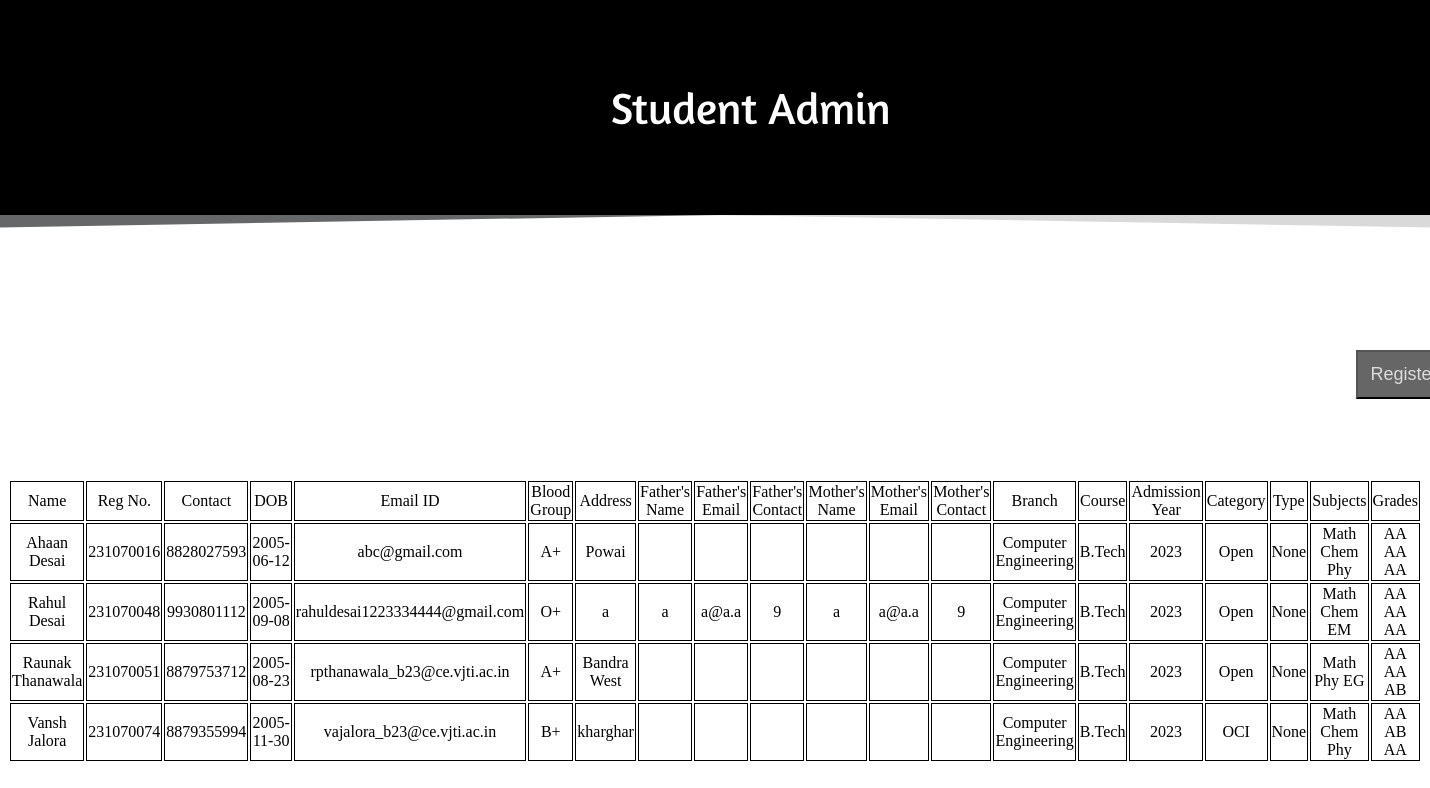
The app's page /student_admin, older data.
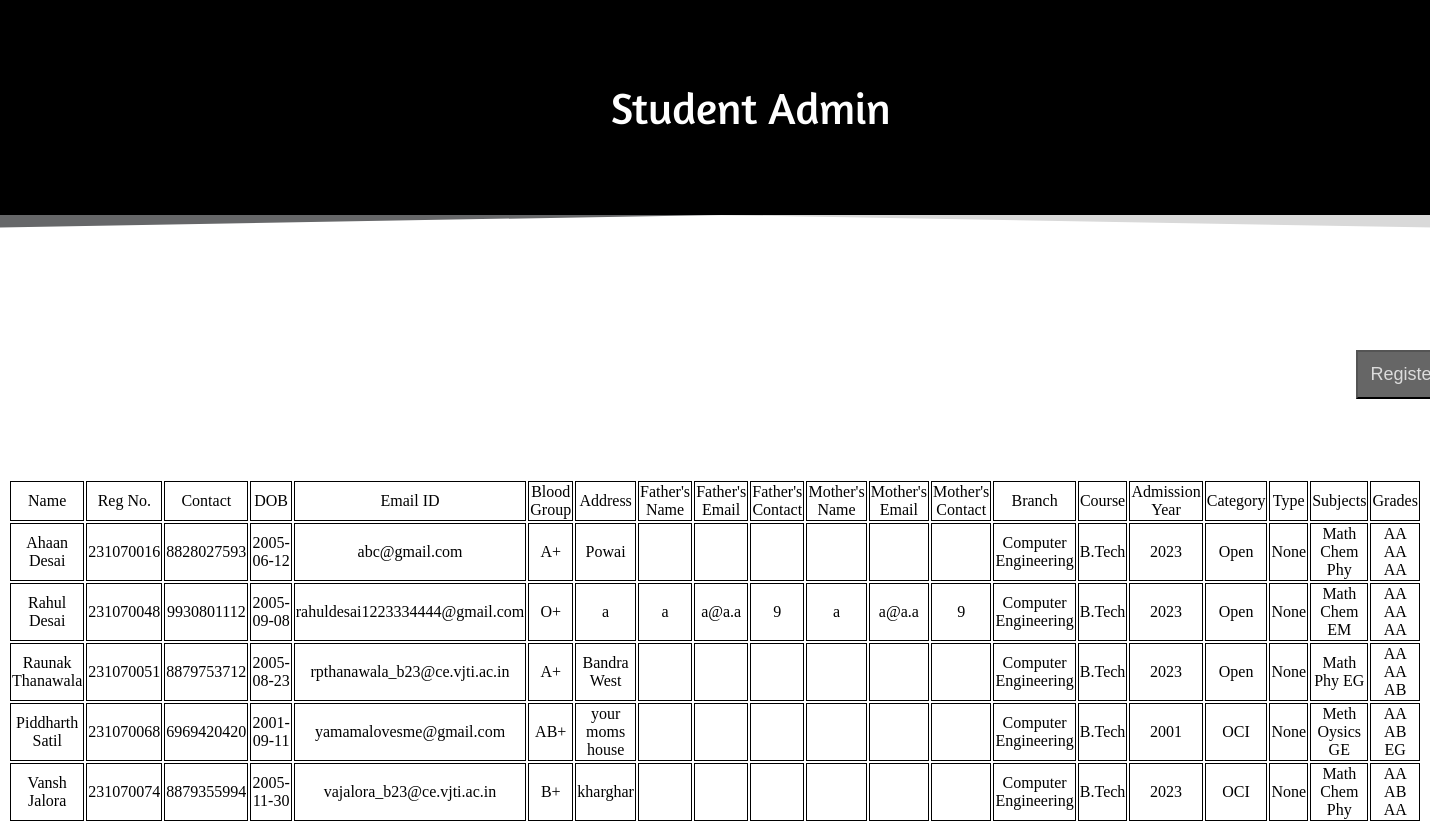
The same page, newer data.
### tables this page shows
CREATE TABLE "Student_Details" (
	"name"	TEXT NOT NULL,
	"id"	INTEGER NOT NULL UNIQUE,
	"contact"	INTEGER NOT NULL,
	"dob"	datetime NOT NULL,
	"email_id"	TEXT NOT NULL,
	"blood_group"	TEXT NOT NULL,
	"condition"	TEXT,
	"address"	TEXT NOT NULL,
	"password"	TEXT NOT NULL,
	"father_name"	TEXT,
	"father_email"	TEXT,
	"father_contact"	INTEGER,
	"mother_name"	TEXT,
	"mother_email"	TEXT,
	"mother_contact"	INTEGER,
	"guardian_name"	TEXT,
	"guardian_email"	TEXT,
	"guardian_contact"	INTEGER,
	"branch_id"	INTEGER NOT NULL,
	"course_id"	INTEGER NOT NULL,
	"adm_year"	INTEGER NOT NULL,
	"category"	TEXT,
	"type"	TEXT,
	"subjects"	TEXT NOT NULL,
	"grades"	TEXT,
	PRIMARY KEY("id")
);

CREATE TABLE "Branch" (
	"id"	INTEGER NOT NULL UNIQUE,
	"name"	TEXT NOT NULL UNIQUE,
	PRIMARY KEY("id" AUTOINCREMENT)
);

CREATE TABLE "Course" (
	"id"	INTEGER NOT NULL UNIQUE,
	"name"	TEXT NOT NULL UNIQUE,
	PRIMARY KEY("id" AUTOINCREMENT)
);

### app.py (the view)
@app.route('/student_admin', methods=['GET', 'POST'])
def student_admin():
    conn = sqlite3.connect('db.sqlite')
    cur = conn.cursor()
    cur.execute('SELECT Student_Details.name, Student_Details.id, Student_Details.contact, Student_Details.dob, Student_Details.email_id, Student_Details.blood_group, Student_Details.condition, Student_Details.address, Student_Details.father_name, Student_Details.father_email, Student_Details.father_contact, Student_Details.mother_name, Student_Details.mother_email, Student_Details.mother_contact, Student_Details.guardian_name, Student_Details.guardian_email, Student_Details.guardian_contact, Branch.name, Course.name, Student_Details.adm_year, Student_Details.category, Student_Details.type, Student_Details.subjects, Student_Details.grades FROM Student_Details JOIN Branch JOIN Course ON Student_Details.branch_id = Branch.id AND Student_Details.course_id = Course.id ORDER BY Student_Details.id')
    rows = cur.fetchall()
    return render_template('student_admin.html', rows=rows)

### templates/student_admin.html (shortened to what this page needs)
<!DOCTYPE html>
<html lang="en">
<head>
    <link rel="stylesheet" type="text/css" href="static/css/Fonts/fonts.css">
    <link rel="stylesheet" type="text/css" href="static/css/style.css">
</head>
<body>
    <div class="headercont">
        <div class="header" id="name_institute">
            Student Admin
        </div>
    </div>
    <a href="/register"><button id="register_button" class="register_button">Register</button></a>
    <table style="text-align: center; border: 1px;">
        <tr>
            <td>Name</td>
            <td>Reg No.</td>
            <td>Contact</td>
            <td>DOB</td>
            <td>Email ID</td>
            <td>Blood Group</td>
            <td>Address</td>
            <td>Father's Name</td>
            <td>Father's Email</td>
            <td>Father's Contact</td>
            <td>Mother's Name</td>
            <td>Mother's Email</td>
            <td>Mother's Contact</td>
            <td>Branch</td>
            <td>Course</td>
            <td>Admission Year</td>
            <td>Category</td>
            <td>Type</td>
            <td>Subjects</td>
            <td>Grades</td>
        </tr>
        {% for row in rows %}
        <tr>
            <td>{{ row[0] }}</td>
            <td>{{ row[1] }}</td>
            <td>{{ row[2] }}</td>
            <td>{{ row[3] }}</td>
            <td>{{ row[4] }}</td>
            <td>{{ row[5] }}</td>
            <td>{{ row[7] }}</td>
            <td>{{ row[8] }}</td>
            <td>{{ row[9] }}</td>
            <td>{{ row[10] }}</td>
            <td>{{ row[11] }}</td>
            <td>{{ row[12] }}</td>
            <td>{{ row[13] }}</td>
            <td>{{ row[17] }}</td>
            <td>{{ row[18] }}</td>
            <td>{{ row[19] }}</td>
            <td>{{ row[20] }}</td>
            <td>{{ row[21] }}</td>
            <td>{{ row[22] }}</td>
            <td>{{ row[23] }}</td>
        </tr>
        {% endfor %}
    </table>
</body>
</html>

Row changes from the older to the newer data that the page shows:
added Student_Details: name "Piddharth Satil", id "231070068", contact "6969420420", dob "2001-09-11", email "yamamalovesme@gmail.com", blood_group "AB+", address "your moms house", name "Computer Engineering", name "B.Tech", adm_year "2001", category "OCI", type "None", subjects "Meth Oysics GE", grades "AA AB EG"
